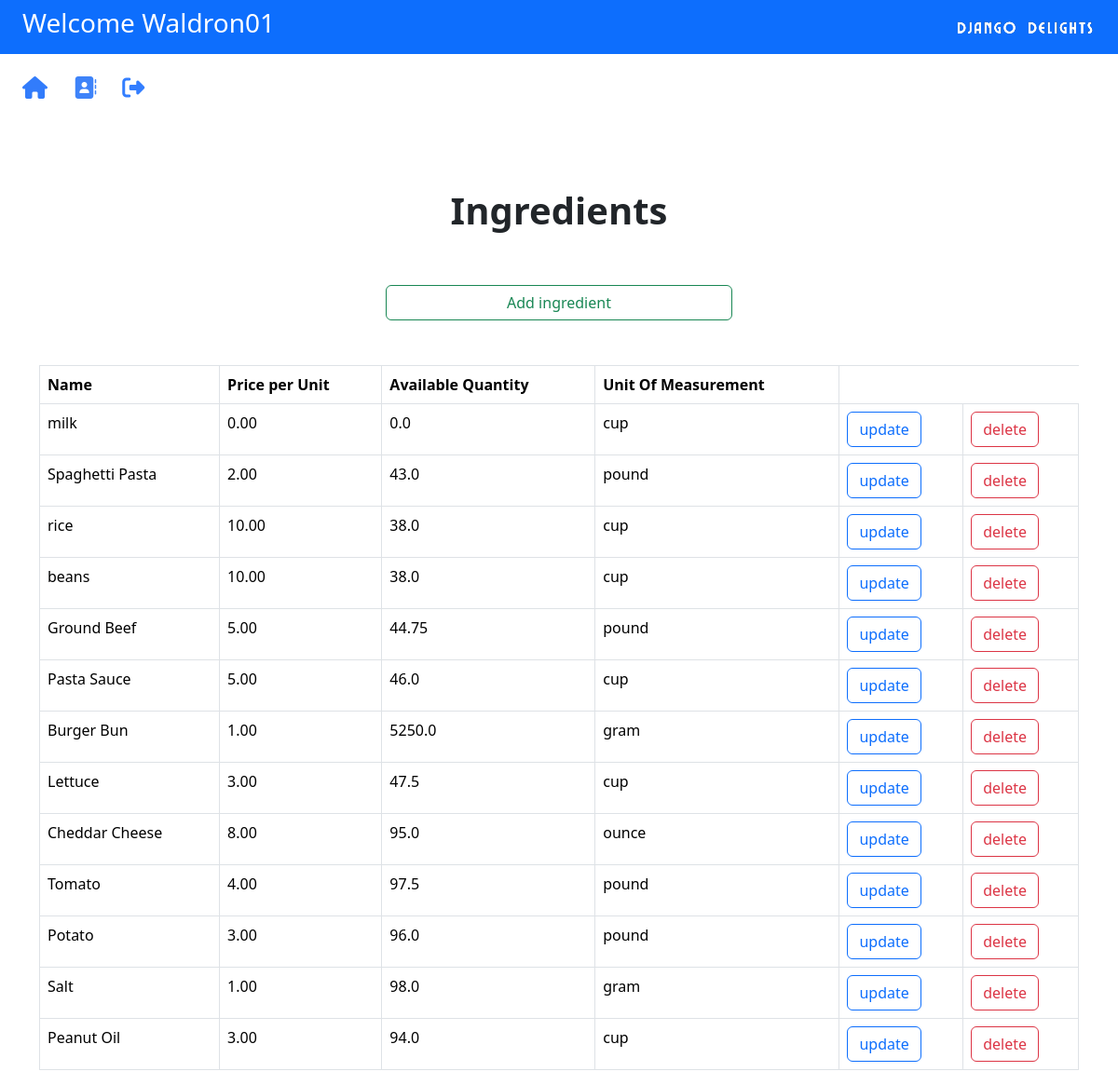
The page /inventory/ingredients/ (signed in) on the database its author committed.
### inventory/models.py (models this page shows, shortened)
class Ingredient(models.Model):
    name = models.CharField(max_length=100)
    available_quantity = models.FloatField()
    price_per_unit = MoneyField(max_digits=14,decimal_places=2 ,default_currency='USD', default=0)
    unit_of_measurement = models.CharField(max_length=100, default='')

### inventory/views.py (the view)
# urls.py: path("ingredients/", views.IngredientListView.as_view(), name="ingredients"),
class IngredientListView(LoginRequiredMixin, ListView):
    model = Ingredient
    template_name = "inventory/ingredients.html"

### inventory/templates/inventory/ingredients.html
{% extends "inventory/base.html" %}
{% load static %}
{% block content %}
<div class="container">
 <div class="container d-flex justify-content-center allign-items-center vstack col-md-4 padding-0 mx-auto g-0 pb-5">
  <div class="d-flex justify-content-center">
    <h1 class="text-center py-5 fw-bold">Ingredients</h1>
  </div>
    <button onclick="window.location.href='{% url '/addingredient/' %}'" class="btn btn-outline-success">Add ingredient</a>
 </div>
  <table class="table table-hover table-bordered">
    <tr>
        <th>Name</th>
        <th>Price per Unit</th>
        <th>Available Quantity</th>
        <th>Unit Of Measurement</th>
    </tr>
    {% for object in object_list %}
    <tr>
        <td>{{object.name}}</td>
        <td>{{object.price_per_unit}}</td>
        <td>{{object.available_quantity}}</td>
        <td>{{object.unit_of_measurement}}</td>
        <td><button onclick="window.location.href='{% url '/updateingredient/' object.pk %}'" class="btn btn-outline-primary">update</button></td>
        <td><button onclick="window.location.href='{% url '/deleteingredient/' object.pk %}'" class="btn btn-outline-danger">delete</button></td>
    </tr>
    {% endfor %}
  </table>
</div>
{% endblock %}

### inventory/templates/inventory/base.html (shortened to what this page needs)
{% load static %}
<!DOCTYPE html>
<head>
    <link href="https://cdn.jsdelivr.net/npm/bootstrap@5.3.3/dist/css/bootstrap.min.css" rel="stylesheet">
    <link rel="stylesheet" href="https://cdnjs.cloudflare.com/ajax/libs/animate.css/4.1.1/animate.min.css">
</head>
<body>
    <nav class="navbar navbar-dark bg-primary">
        <h3 class="text-white ps-4">Welcome {{ user.username }}</h3>
        <a href="{% url 'home' %}"><img src="{% static 'DDlogo2.png' %}"></a>
    </nav>
    <div class="pt-4 pb-5">
        <a href="{% url 'home' %}" class="ps-4"><i class="fa-solid fa-house fa-xl" style="color: #327cfb;"></i></a>
        <a href="{% url 'contact' %}" class="ps-4"><i class="fa-solid fa-address-book fa-xl" style="color: #3e83f9;"></i></a>
        <a href="{% url 'logout' %}" class="ps-4"><i class="fa-solid fa-right-from-bracket fa-xl" style="color: #337eff;"></i></a>
    </div>
     {% block content %}
     {% endblock %}
</body>

### rows shown on the page
Ingredient: name "milk", price_per_unit "0.00", available_quantity "0.0", unit_of_measurement "cup"
Ingredient: name "Spaghetti Pasta", price_per_unit "2.00", available_quantity "43.0", unit_of_measurement "pound"
Ingredient: name "rice", price_per_unit "10.00", available_quantity "38.0", unit_of_measurement "cup"
Ingredient: name "beans", price_per_unit "10.00", available_quantity "38.0", unit_of_measurement "cup"
Ingredient: name "Ground Beef", price_per_unit "5.00", available_quantity "44.75", unit_of_measurement "pound"
Ingredient: name "Pasta Sauce", price_per_unit "5.00", available_quantity "46.0", unit_of_measurement "cup"
Ingredient: name "Burger Bun", price_per_unit "1.00", available_quantity "5250.0", unit_of_measurement "gram"
Ingredient: name "Lettuce", price_per_unit "3.00", available_quantity "47.5", unit_of_measurement "cup"
Ingredient: name "Cheddar Cheese", price_per_unit "8.00", available_quantity "95.0", unit_of_measurement "ounce"
Ingredient: name "Tomato", price_per_unit "4.00", available_quantity "97.5", unit_of_measurement "pound"
Ingredient: name "Potato", price_per_unit "3.00", available_quantity "96.0", unit_of_measurement "pound"
Ingredient: name "Salt", price_per_unit "1.00", available_quantity "98.0", unit_of_measurement "gram"
Ingredient: name "Peanut Oil", price_per_unit "3.00", available_quantity "94.0", unit_of_measurement "cup"

### other values the page prints
{{ user.username }} "Waldron01"
